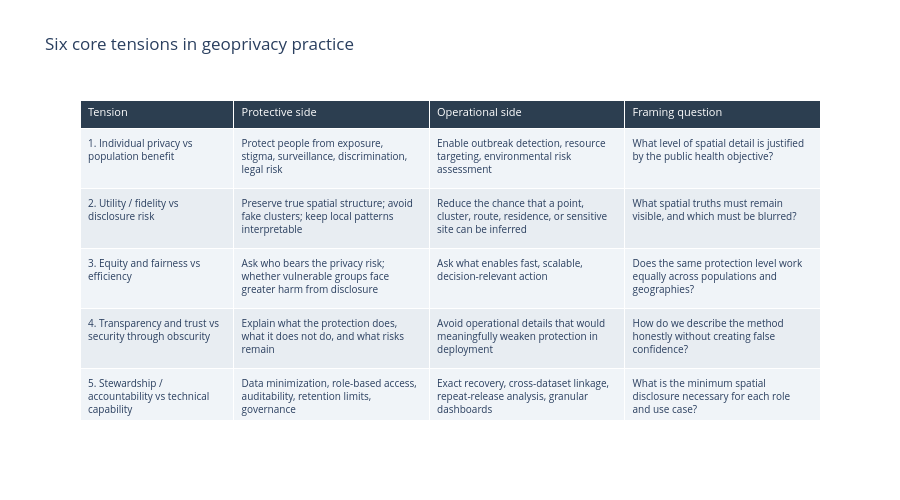

The notebook cell saved with this chart:
### Markdown cell above
## The Six Core Tensions

Rather than a checklist of abstract principles, geoprivacy ethics is best
understood as a set of **contrasts** that practitioners must balance for each
deployment. None of the six tensions has a universal answer.

### Code cell
import plotly.graph_objects as go

tensions = [
    ["1. Individual privacy vs population benefit",
     "Protect people from exposure, stigma, surveillance, discrimination, legal risk",
     "Enable outbreak detection, resource targeting, environmental risk assessment",
     "What level of spatial detail is justified by the public health objective?"],
    ["2. Utility / fidelity vs disclosure risk",
     "Preserve true spatial structure; avoid fake clusters; keep local patterns interpretable",
     "Reduce the chance that a point, cluster, route, residence, or sensitive site can be inferred",
     "What spatial truths must remain visible, and which must be blurred?"],
    ["3. Equity and fairness vs efficiency",
     "Ask who bears the privacy risk; whether vulnerable groups face greater harm from disclosure",
     "Ask what enables fast, scalable, decision-relevant action",
     "Does the same protection level work equally across populations and geographies?"],
    ["4. Transparency and trust vs security through obscurity",
     "Explain what the protection does, what it does not do, and what risks remain",
     "Avoid operational details that would meaningfully weaken protection in deployment",
     "How do we describe the method honestly without creating false confidence?"],
    ["5. Stewardship / accountability vs technical capability",
     "Data minimization, role-based access, auditability, retention limits, governance",
     "Exact recovery, cross-dataset linkage, repeat-release analysis, granular dashboards",
     "What is the minimum spatial disclosure necessary for each role and use case?"],
    ["6. Emergency exception vs normal-rule restraint",
     "Urgent response may justify more granular data use",
     "Emergency logic should not quietly become the default for routine surveillance",
     "What temporary exceptions are justified, and what guardrails prevent permanent expansion?"],
]

fig = go.Figure(go.Table(
    columnwidth=[2.2, 2.8, 2.8, 2.8],
    header=dict(
        values=["Tension", "Protective side", "Operational side", "Framing question"],
        fill_color='#2c3e50', font=dict(color='white', size=11), align='left',
    ),
    cells=dict(
        values=list(zip(*tensions)),
        fill_color=[['#f0f4f8', '#e8edf2']*3]*4,
        align='left', font=dict(size=10),
        height=60,
    ),
))
fig.update_layout(title='Six core tensions in geoprivacy practice', height=500)
fig.show()

### Figure 1 — Plotly figure (JSON) as saved in the notebook; plotly's stock layout.template omitted (floating-point values rounded to 4 significant figures)
{"data": [{"cells": {"align": "left", "fill": {"color": [["#f0f4f8", "#e8edf2", "#f0f4f8", "#e8edf2", "#f0f4f8", "#e8edf2"], ["#f0f4f8", "#e8edf2", "#f0f4f8", "#e8edf2", "#f0f4f8", "#e8edf2"], ["#f0f4f8", "#e8edf2", "#f0f4f8", "#e8edf2", "#f0f4f8", "#e8edf2"], ["#f0f4f8", "#e8edf2", "#f0f4f8", "#e8edf2", "#f0f4f8", "#e8edf2"]]}, "font": {"size": 10}, "height": 60, "values": [["1. Individual privacy vs population benefit", "2. Utility / fidelity vs disclosure risk", "3. Equity and fairness vs efficiency", "4. Transparency and trust vs security through obscurity", "5. Stewardship / accountability vs technical capability", "6. Emergency exception vs normal-rule restraint"], ["Protect people from exposure, stigma, surveillance, discrimination, legal risk", "Preserve true spatial structure; avoid fake clusters; keep local patterns interpretable", "Ask who bears the privacy risk; whether vulnerable groups face greater harm from disclosure", "Explain what the protection does, what it does not do, and what risks remain", "Data minimization, role-based access, auditability, retention limits, governance", "Urgent response may justify more granular data use"], ["Enable outbreak detection, resource targeting, environmental risk assessment", "Reduce the chance that a point, cluster, route, residence, or sensitive site can be inferred", "Ask what enables fast, scalable, decision-relevant action", "Avoid operational details that would meaningfully weaken protection in deployment", "Exact recovery, cross-dataset linkage, repeat-release analysis, granular dashboards", "Emergency logic should not quietly become the default for routine surveillance"], ["What level of spatial detail is justified by the public health objective?", "What spatial truths must remain visible, and which must be blurred?", "Does the same protection level work equally across populations and geographies?", "How do we describe the method honestly without creating false confidence?", "What is the minimum spatial disclosure necessary for each role and use case?", "What temporary exceptions are justified, and what guardrails prevent permanent expansion?"]]}, "columnwidth": [2.2, 2.8, 2.8, 2.8], "header": {"align": "left", "fill": {"color": "#2c3e50"}, "font": {"color": "white", "size": 11}, "values": ["Tension", "Protective side", "Operational side", "Framing question"]}, "type": "table"}], "layout": {"height": 500, "title": {"text": "Six core tensions in geoprivacy practice"}}}
